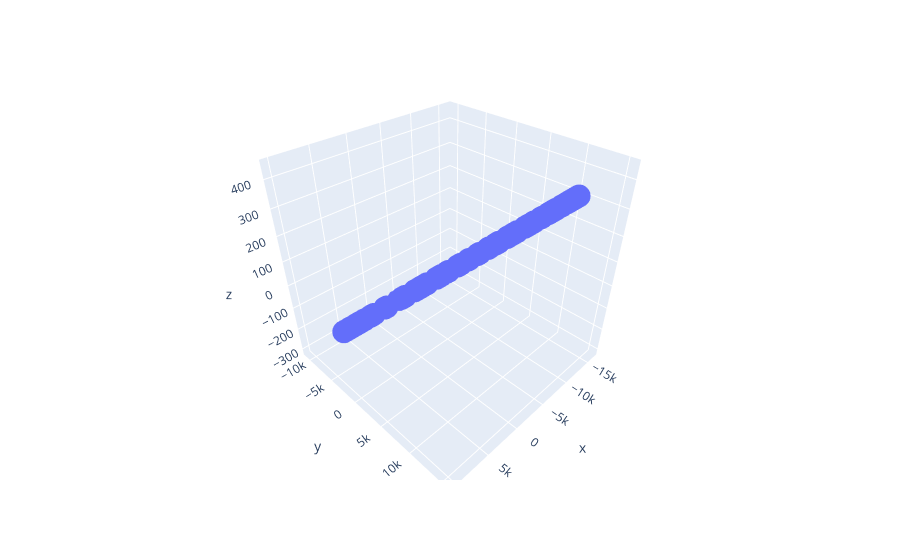

Notebook cell for this chart:
### Markdown cell above
O lo podemos representar en el espacio usando `plotly`:

### Code cell
import plotly.express as px

px.scatter_3d(x=xs[:,0], y=xs[:,1], z=xs[:,2])
